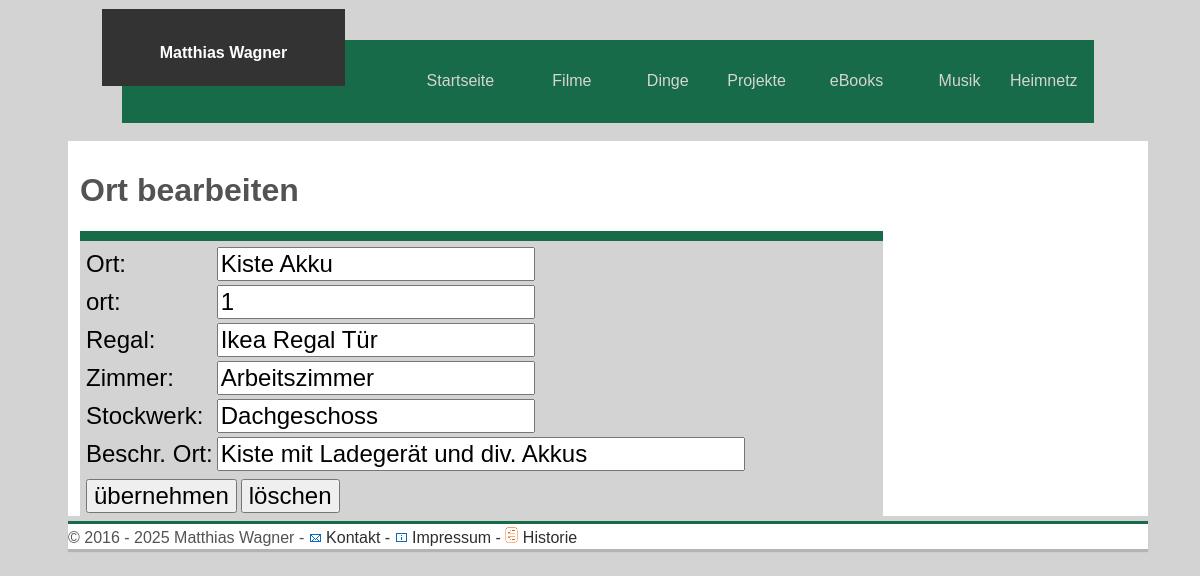
Screenshot of /dinge/dinge_formular_ort-alt.php?ID=1 with the database file from the repository.
### tables this page shows
CREATE TABLE `tab_dinge` (
  `id` mediumint(9) NOT NULL AUTO_INCREMENT,
  `name_dinge` varchar(50) NOT NULL,
  `beschreibung_dinge` text NOT NULL,
  `typ` varchar(20) NOT NULL,
  `datum` datetime NOT NULL DEFAULT current_timestamp(),
  `besitzer` varchar(20) NOT NULL,
  `fs_ort` int(11) NOT NULL,
  PRIMARY KEY (`id`),
  KEY `fs_kiste` (`fs_ort`) USING BTREE,
  CONSTRAINT `tab_dinge_ibfk_1` FOREIGN KEY (`fs_ort`) REFERENCES `tab_ort` (`id_ort`)
);

CREATE TABLE `tab_ort` (
  `id_ort` int(11) NOT NULL AUTO_INCREMENT,
  `name_ort` varchar(30) NOT NULL,
  `beschreibung_ort` text NOT NULL,
  `fs_regal` int(11) NOT NULL,
  PRIMARY KEY (`id_ort`),
  KEY `fs_regal` (`fs_regal`),
  CONSTRAINT `tab_ort_ibfk_1` FOREIGN KEY (`fs_regal`) REFERENCES `tab_regal` (`id_regal`)
);

CREATE TABLE `tab_regal` (
  `id_regal` int(11) NOT NULL AUTO_INCREMENT,
  `name_regal` varchar(25) NOT NULL,
  `beschreibung_regal` text NOT NULL,
  `fs_zimmer` int(11) NOT NULL,
  PRIMARY KEY (`id_regal`),
  KEY `fs_zimmer` (`fs_zimmer`),
  CONSTRAINT `tab_regal_ibfk_1` FOREIGN KEY (`fs_zimmer`) REFERENCES `tab_zimmer` (`id_zimmer`)
);

CREATE TABLE `tab_zimmer` (
  `id_zimmer` int(11) NOT NULL AUTO_INCREMENT,
  `name_zimmer` varchar(25) NOT NULL,
  `beschreibung_zimmer` text NOT NULL,
  `fs_stockwerk` int(11) NOT NULL,
  PRIMARY KEY (`id_zimmer`),
  KEY `fs_stockwerk` (`fs_stockwerk`),
  CONSTRAINT `tab_zimmer_ibfk_1` FOREIGN KEY (`fs_stockwerk`) REFERENCES `tab_stockwerk` (`id_stockwerk`)
);

CREATE TABLE `tab_stockwerk` (
  `id_stockwerk` int(11) NOT NULL AUTO_INCREMENT,
  `name_stockwerk` varchar(25) NOT NULL,
  `beschreibung_stockwerk` text NOT NULL,
  PRIMARY KEY (`id_stockwerk`)
);

### dinge/dinge_formular_ort-alt.php (the view, shortened to what this page needs)
<?php
	include "dinge_verbinden.php";
?>
<!doctype html>
<html lang=de>
<head>
  <link rel='stylesheet' href='../dinge_formate.css' type='text/css'>
</head>
<body>
<header>
  <?php
  include "header.php";
  ?>
</header>
<main>
<?php
	if (isset ($_REQUEST['ID'])):
	$qu = $pdo->prepare("SELECT * from tab_dinge
  LEFT JOIN tab_ort ON tab_dinge.fs_ort = tab_ort.id_ort
  LEFT JOIN tab_regal ON tab_ort.fs_regal = tab_regal.id_regal
  LEFT JOIN tab_zimmer ON tab_regal.fs_zimmer = tab_zimmer.id_zimmer
  LEFT JOIN tab_stockwerk ON tab_zimmer.fs_stockwerk = tab_stockwerk.id_stockwerk
  where ID='".($_REQUEST['ID'])."'");
  $result = $qu->execute();
  $data = $qu->fetch();
?>
<h1>Ort bearbeiten</h1>
<?php else: ?>
 <h1>Neuen Ort anlegen</h1>
<?php endif; ?>
<div class = "dinge_formular" >
<form method="GET">
<table>
<tr><td>Ort:</td><td><input type="text" name="name_ort" value="<?php echo $data['name_ort'] ?>" size="20" maxlength="20" ></td></tr>
<tr><td>ort:</td><td><input type="text" name="fs_ort" value="<?php echo $data['fs_ort'] ?>" size="20" maxlength="20" ></td></tr>
<tr><td>Regal:</td><td><input type="text" name="regal" value="<?php echo $data['name_regal'] ?>" size="20" maxlength="20"  ></td></tr>
<tr><td>Zimmer:</td><td><input type="Text" name="zimmer" value="<?php echo $data['name_zimmer'] ?>" size="20" maxlength="50" ></td></tr>
<tr><td>Stockwerk:</td><td><input type="text" name="stockwerk" value="<?php echo $data['name_stockwerk'] ?>" size="20" maxlength="20"  ></td></tr>
<tr><td>Beschr. Ort:</td><td><input type="text" name="stockwerk" value="<?php echo$data['beschreibung_ort'] ?>" size="35" maxlength="20"  ></td></tr>
</table>
<table>
<tr>
 <td><input type="Submit" name="" formaction="dinge_ort_speichern.php" value="übernehmen"></td>
 <td><input type="Submit" name="" formaction="ort_loeschen.php" value="löschen"></td>
</tr>
</table>
</div>
</main>
</body>
</html>
<?php
include "footer.php";
?>

### dinge_formate.css (style rules this page uses)
header { display: block; width: 90%; margin: auto; margin-top: 40px; }
body { width: 100%; font-size: 1.0em; color: #535353; background-color: lightgrey; font-family: Arial, Helvetica, sans-serif; text-decoration: none; }
main { width: 88%; margin: auto; margin-top: 55px; background: white; padding-top: 10px; padding-left: 1%; padding-right: 1%; }
.dinge_formular { font-size: 24px; position: relative; width: 800px; color: black; background-color: lightgrey; border: 0px solid black; border-top-width: 10px; border-top-style: solid; border-top-color: rgb(23, 107, 72); padding-left: 3px; padding-top: 3px; }
.dinge_formular input { font-size: 24px; }

### rows the page displays
tab_dinge: name_ort "Kiste Akku", fs_ort "1", regal "Ikea Regal Tür", zimmer "Arbeitszimmer", stockwerk "Dachgeschoss", stockwerk "Kiste mit Ladegerät und div. Akkus"
